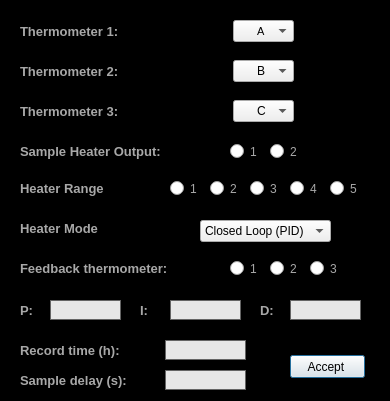
<?xml version="1.0" encoding="UTF-8"?>
<ui version="4.0">
 <class>Dialog</class>
 <widget class="QDialog" name="Dialog">
  <property name="geometry">
   <rect>
    <x>0</x>
    <y>0</y>
    <width>390</width>
    <height>401</height>
   </rect>
  </property>
  <property name="sizePolicy">
   <sizepolicy hsizetype="Fixed" vsizetype="Fixed">
    <horstretch>0</horstretch>
    <verstretch>0</verstretch>
   </sizepolicy>
  </property>
  <property name="minimumSize">
   <size>
    <width>390</width>
    <height>401</height>
   </size>
  </property>
  <property name="maximumSize">
   <size>
    <width>390</width>
    <height>401</height>
   </size>
  </property>
  <property name="windowTitle">
   <string>Measurement Settings</string>
  </property>
  <property name="windowIcon">
   <iconset resource="../Resources/nSOTScannerResources.qrc">
    <normaloff>:/nSOTScanner/Pictures/jj_schema.svg</normaloff>:/nSOTScanner/Pictures/jj_schema.svg</iconset>
  </property>
  <property name="styleSheet">
   <string notr="true">#Dialog{background-color: rgb(0,0,0);}

QLabel{
color:rgb(168,168,168)
}

QLineEdit{
border: 1px solid rgb(100,100,100);
background-color:rgb(230,230,230);
}

QCheckBox{
color: rgb(168,168,168)
}

QRadioButton{
color: rgb(168,168,168)
}</string>
  </property>
  <widget class="QPushButton" name="pushButton">
   <property name="geometry">
    <rect>
     <x>290</x>
     <y>355</y>
     <width>75</width>
     <height>23</height>
    </rect>
   </property>
   <property name="text">
    <string>Accept </string>
   </property>
  </widget>
  <widget class="QLineEdit" name="lineEdit_I">
   <property name="geometry">
    <rect>
     <x>170</x>
     <y>300</y>
     <width>71</width>
     <height>20</height>
    </rect>
   </property>
   <property name="alignment">
    <set>Qt::AlignCenter</set>
   </property>
  </widget>
  <widget class="QLineEdit" name="lineEdit_D">
   <property name="geometry">
    <rect>
     <x>290</x>
     <y>300</y>
     <width>71</width>
     <height>20</height>
    </rect>
   </property>
   <property name="alignment">
    <set>Qt::AlignCenter</set>
   </property>
  </widget>
  <widget class="QLineEdit" name="lineEdit_P">
   <property name="geometry">
    <rect>
     <x>50</x>
     <y>300</y>
     <width>71</width>
     <height>20</height>
    </rect>
   </property>
   <property name="alignment">
    <set>Qt::AlignCenter</set>
   </property>
  </widget>
  <widget class="QLabel" name="label_6">
   <property name="geometry">
    <rect>
     <x>140</x>
     <y>300</y>
     <width>46</width>
     <height>20</height>
    </rect>
   </property>
   <property name="font">
    <font>
     <pointsize>10</pointsize>
     <weight>75</weight>
     <bold>true</bold>
    </font>
   </property>
   <property name="text">
    <string>I:</string>
   </property>
  </widget>
  <widget class="QLabel" name="label_5">
   <property name="geometry">
    <rect>
     <x>20</x>
     <y>300</y>
     <width>46</width>
     <height>20</height>
    </rect>
   </property>
   <property name="font">
    <font>
     <pointsize>10</pointsize>
     <weight>75</weight>
     <bold>true</bold>
    </font>
   </property>
   <property name="text">
    <string>P:</string>
   </property>
  </widget>
  <widget class="QLabel" name="label_7">
   <property name="geometry">
    <rect>
     <x>260</x>
     <y>300</y>
     <width>46</width>
     <height>20</height>
    </rect>
   </property>
   <property name="font">
    <font>
     <pointsize>10</pointsize>
     <weight>75</weight>
     <bold>true</bold>
    </font>
   </property>
   <property name="text">
    <string>D:</string>
   </property>
  </widget>
  <widget class="QLabel" name="label_4">
   <property name="geometry">
    <rect>
     <x>20</x>
     <y>180</y>
     <width>101</width>
     <height>16</height>
    </rect>
   </property>
   <property name="font">
    <font>
     <pointsize>10</pointsize>
     <weight>75</weight>
     <bold>true</bold>
    </font>
   </property>
   <property name="text">
    <string>Heater Range</string>
   </property>
  </widget>
  <widget class="QLabel" name="label">
   <property name="geometry">
    <rect>
     <x>20</x>
     <y>340</y>
     <width>131</width>
     <height>20</height>
    </rect>
   </property>
   <property name="font">
    <font>
     <pointsize>10</pointsize>
     <weight>75</weight>
     <bold>true</bold>
    </font>
   </property>
   <property name="text">
    <string>Record time (h): </string>
   </property>
  </widget>
  <widget class="QLineEdit" name="lineEdit_time">
   <property name="geometry">
    <rect>
     <x>165</x>
     <y>340</y>
     <width>81</width>
     <height>20</height>
    </rect>
   </property>
   <property name="alignment">
    <set>Qt::AlignCenter</set>
   </property>
  </widget>
  <widget class="QLabel" name="label_8">
   <property name="geometry">
    <rect>
     <x>20</x>
     <y>20</y>
     <width>141</width>
     <height>22</height>
    </rect>
   </property>
   <property name="font">
    <font>
     <pointsize>10</pointsize>
     <weight>75</weight>
     <bold>true</bold>
    </font>
   </property>
   <property name="text">
    <string>Thermometer 1: </string>
   </property>
  </widget>
  <widget class="QLabel" name="label_9">
   <property name="geometry">
    <rect>
     <x>20</x>
     <y>60</y>
     <width>141</width>
     <height>22</height>
    </rect>
   </property>
   <property name="font">
    <font>
     <pointsize>10</pointsize>
     <weight>75</weight>
     <bold>true</bold>
    </font>
   </property>
   <property name="text">
    <string>Thermometer 2: </string>
   </property>
  </widget>
  <widget class="QLabel" name="label_10">
   <property name="geometry">
    <rect>
     <x>20</x>
     <y>140</y>
     <width>161</width>
     <height>22</height>
    </rect>
   </property>
   <property name="font">
    <font>
     <pointsize>10</pointsize>
     <weight>75</weight>
     <bold>true</bold>
    </font>
   </property>
   <property name="text">
    <string>Sample Heater Output:</string>
   </property>
  </widget>
  <widget class="QComboBox" name="comboBox_MagInput">
   <property name="geometry">
    <rect>
     <x>233</x>
     <y>20</y>
     <width>61</width>
     <height>22</height>
    </rect>
   </property>
   <property name="font">
    <font>
     <pointsize>8</pointsize>
    </font>
   </property>
   <property name="styleSheet">
    <string notr="true">#comboBox_MagInput{
padding-left: 23px
}</string>
   </property>
   <property name="editable">
    <bool>false</bool>
   </property>
   <item>
    <property name="text">
     <string>A</string>
    </property>
   </item>
   <item>
    <property name="text">
     <string>B</string>
    </property>
   </item>
   <item>
    <property name="text">
     <string>C</string>
    </property>
   </item>
   <item>
    <property name="text">
     <string>D1</string>
    </property>
   </item>
   <item>
    <property name="text">
     <string>D2</string>
    </property>
   </item>
   <item>
    <property name="text">
     <string>D3</string>
    </property>
   </item>
   <item>
    <property name="text">
     <string>D4</string>
    </property>
   </item>
   <item>
    <property name="text">
     <string>D5</string>
    </property>
   </item>
  </widget>
  <widget class="QComboBox" name="comboBox_sampInput">
   <property name="geometry">
    <rect>
     <x>233</x>
     <y>60</y>
     <width>61</width>
     <height>22</height>
    </rect>
   </property>
   <property name="styleSheet">
    <string notr="true">#comboBox_sampInput{
padding-left: 23px
}</string>
   </property>
   <property name="currentIndex">
    <number>1</number>
   </property>
   <item>
    <property name="text">
     <string>A</string>
    </property>
   </item>
   <item>
    <property name="text">
     <string>B</string>
    </property>
   </item>
   <item>
    <property name="text">
     <string>C</string>
    </property>
   </item>
   <item>
    <property name="text">
     <string>D1</string>
    </property>
   </item>
   <item>
    <property name="text">
     <string>D2</string>
    </property>
   </item>
   <item>
    <property name="text">
     <string>D3</string>
    </property>
   </item>
   <item>
    <property name="text">
     <string>D4</string>
    </property>
   </item>
   <item>
    <property name="text">
     <string>D5</string>
    </property>
   </item>
  </widget>
  <widget class="QFrame" name="frame">
   <property name="geometry">
    <rect>
     <x>160</x>
     <y>170</y>
     <width>211</width>
     <height>41</height>
    </rect>
   </property>
   <property name="styleSheet">
    <string notr="true"/>
   </property>
   <property name="frameShape">
    <enum>QFrame::Box</enum>
   </property>
   <property name="frameShadow">
    <enum>QFrame::Plain</enum>
   </property>
   <property name="lineWidth">
    <number>1</number>
   </property>
   <widget class="QRadioButton" name="radioButton_5">
    <property name="geometry">
     <rect>
      <x>170</x>
      <y>10</y>
      <width>31</width>
      <height>17</height>
     </rect>
    </property>
    <property name="text">
     <string>5</string>
    </property>
   </widget>
   <widget class="QRadioButton" name="radioButton_3">
    <property name="geometry">
     <rect>
      <x>90</x>
      <y>10</y>
      <width>31</width>
      <height>17</height>
     </rect>
    </property>
    <property name="text">
     <string>3</string>
    </property>
   </widget>
   <widget class="QRadioButton" name="radioButton_4">
    <property name="geometry">
     <rect>
      <x>130</x>
      <y>10</y>
      <width>31</width>
      <height>17</height>
     </rect>
    </property>
    <property name="text">
     <string>4</string>
    </property>
   </widget>
   <widget class="QRadioButton" name="radioButton_2">
    <property name="geometry">
     <rect>
      <x>50</x>
      <y>10</y>
      <width>31</width>
      <height>17</height>
     </rect>
    </property>
    <property name="text">
     <string>2</string>
    </property>
   </widget>
   <widget class="QRadioButton" name="radioButton_1">
    <property name="geometry">
     <rect>
      <x>10</x>
      <y>10</y>
      <width>41</width>
      <height>17</height>
     </rect>
    </property>
    <property name="text">
     <string>1</string>
    </property>
   </widget>
  </widget>
  <widget class="QFrame" name="frame_2">
   <property name="geometry">
    <rect>
     <x>220</x>
     <y>130</y>
     <width>91</width>
     <height>44</height>
    </rect>
   </property>
   <property name="styleSheet">
    <string notr="true"/>
   </property>
   <property name="frameShape">
    <enum>QFrame::Box</enum>
   </property>
   <property name="frameShadow">
    <enum>QFrame::Plain</enum>
   </property>
   <property name="lineWidth">
    <number>1</number>
   </property>
   <widget class="QRadioButton" name="radioButton_heat2">
    <property name="geometry">
     <rect>
      <x>50</x>
      <y>13</y>
      <width>31</width>
      <height>17</height>
     </rect>
    </property>
    <property name="text">
     <string>2</string>
    </property>
   </widget>
   <widget class="QRadioButton" name="radioButton_heat1">
    <property name="geometry">
     <rect>
      <x>10</x>
      <y>13</y>
      <width>41</width>
      <height>17</height>
     </rect>
    </property>
    <property name="text">
     <string>1</string>
    </property>
   </widget>
  </widget>
  <widget class="QLineEdit" name="lineEdit_delay">
   <property name="geometry">
    <rect>
     <x>165</x>
     <y>370</y>
     <width>81</width>
     <height>20</height>
    </rect>
   </property>
   <property name="alignment">
    <set>Qt::AlignCenter</set>
   </property>
  </widget>
  <widget class="QLabel" name="label_2">
   <property name="geometry">
    <rect>
     <x>20</x>
     <y>370</y>
     <width>131</width>
     <height>20</height>
    </rect>
   </property>
   <property name="font">
    <font>
     <pointsize>10</pointsize>
     <weight>75</weight>
     <bold>true</bold>
    </font>
   </property>
   <property name="text">
    <string>Sample delay (s):</string>
   </property>
  </widget>
  <widget class="QLabel" name="label_11">
   <property name="geometry">
    <rect>
     <x>20</x>
     <y>100</y>
     <width>141</width>
     <height>22</height>
    </rect>
   </property>
   <property name="font">
    <font>
     <pointsize>10</pointsize>
     <weight>75</weight>
     <bold>true</bold>
    </font>
   </property>
   <property name="text">
    <string>Thermometer 3: </string>
   </property>
  </widget>
  <widget class="QComboBox" name="comboBox_potInput">
   <property name="geometry">
    <rect>
     <x>233</x>
     <y>100</y>
     <width>61</width>
     <height>22</height>
    </rect>
   </property>
   <property name="styleSheet">
    <string notr="true">#comboBox_potInput{
padding-left: 23px
}</string>
   </property>
   <property name="currentIndex">
    <number>2</number>
   </property>
   <item>
    <property name="text">
     <string>A</string>
    </property>
   </item>
   <item>
    <property name="text">
     <string>B</string>
    </property>
   </item>
   <item>
    <property name="text">
     <string>C</string>
    </property>
   </item>
   <item>
    <property name="text">
     <string>D1</string>
    </property>
   </item>
   <item>
    <property name="text">
     <string>D2</string>
    </property>
   </item>
   <item>
    <property name="text">
     <string>D3</string>
    </property>
   </item>
   <item>
    <property name="text">
     <string>D4</string>
    </property>
   </item>
   <item>
    <property name="text">
     <string>D5</string>
    </property>
   </item>
  </widget>
  <widget class="QLabel" name="label_12">
   <property name="geometry">
    <rect>
     <x>20</x>
     <y>220</y>
     <width>101</width>
     <height>16</height>
    </rect>
   </property>
   <property name="font">
    <font>
     <pointsize>10</pointsize>
     <weight>75</weight>
     <bold>true</bold>
    </font>
   </property>
   <property name="text">
    <string>Heater Mode</string>
   </property>
  </widget>
  <widget class="QComboBox" name="comboBox_heaterMode">
   <property name="geometry">
    <rect>
     <x>200</x>
     <y>220</y>
     <width>131</width>
     <height>22</height>
    </rect>
   </property>
   <property name="styleSheet">
    <string notr="true">#comboBox_potInput{
padding-left: 23px
}</string>
   </property>
   <property name="currentIndex">
    <number>0</number>
   </property>
   <item>
    <property name="text">
     <string>Closed Loop (PID)</string>
    </property>
   </item>
   <item>
    <property name="text">
     <string>Open Loop (Manual)</string>
    </property>
   </item>
  </widget>
  <widget class="QLabel" name="label_13">
   <property name="geometry">
    <rect>
     <x>20</x>
     <y>260</y>
     <width>161</width>
     <height>16</height>
    </rect>
   </property>
   <property name="font">
    <font>
     <pointsize>10</pointsize>
     <weight>75</weight>
     <bold>true</bold>
    </font>
   </property>
   <property name="text">
    <string>Feedback thermometer: </string>
   </property>
  </widget>
  <widget class="QFrame" name="frame_3">
   <property name="geometry">
    <rect>
     <x>220</x>
     <y>250</y>
     <width>211</width>
     <height>41</height>
    </rect>
   </property>
   <property name="styleSheet">
    <string notr="true"/>
   </property>
   <property name="frameShape">
    <enum>QFrame::Box</enum>
   </property>
   <property name="frameShadow">
    <enum>QFrame::Plain</enum>
   </property>
   <property name="lineWidth">
    <number>1</number>
   </property>
   <widget class="QRadioButton" name="radioButton_fdbk3">
    <property name="geometry">
     <rect>
      <x>90</x>
      <y>10</y>
      <width>31</width>
      <height>17</height>
     </rect>
    </property>
    <property name="text">
     <string>3</string>
    </property>
   </widget>
   <widget class="QRadioButton" name="radioButton_fdbk2">
    <property name="geometry">
     <rect>
      <x>50</x>
      <y>10</y>
      <width>31</width>
      <height>17</height>
     </rect>
    </property>
    <property name="text">
     <string>2</string>
    </property>
   </widget>
   <widget class="QRadioButton" name="radioButton_fdbk1">
    <property name="geometry">
     <rect>
      <x>10</x>
      <y>10</y>
      <width>41</width>
      <height>17</height>
     </rect>
    </property>
    <property name="text">
     <string>1</string>
    </property>
   </widget>
  </widget>
 </widget>
 <tabstops>
  <tabstop>pushButton</tabstop>
 </tabstops>
 <resources>
  <include location="../Resources/nSOTScannerResources.qrc"/>
 </resources>
 <connections/>
</ui>
